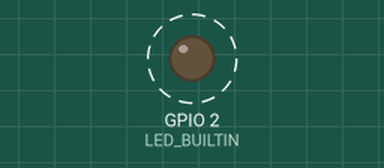
Bench run of a program on a simulated ESP8266 (Wemos D1 mini). Parts: output pins drawn as LEDs (lit = HIGH, except the on-board LED, lit = LOW). Dashed ring = blinking. WiFi joins after 1.5 s; servers stay silent unless stated; what the program prints to the serial monitor is not drawn.

Above: at 2.5 s.
Timing chart, 0 to 6.6 s (numbered marks = the images above):
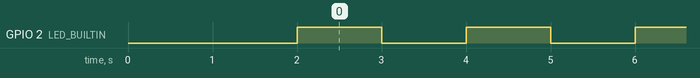

The program:

main.cpp
```cpp
#define DEBUG 1  //Print to Serial
#define UPDATE_INTERVAL 60000L  //Log temp in every minute
#define PRINTDEBUG(STR) \
  {  \
    if (DEBUG) Serial.println(STR); \
  }

#include <ESP8266WiFi.h>

const char* ssid     = "openwrt";
const char* password = "5QYYjVSL";

#include "Arduino.h"

// Function to connect WiFi
void connectWifi(const char* ssid, const char* password) {
  int WiFiCounter = 0;
  // We start by connecting to a WiFi network
  PRINTDEBUG("Connecting to ");
  PRINTDEBUG(ssid);
  WiFi.disconnect();
  WiFi.mode(WIFI_STA);
  WiFi.begin(ssid, password);
  while (WiFi.status() != WL_CONNECTED && WiFiCounter < 30) {
    delay(1000);
    WiFiCounter++;
    PRINTDEBUG(".");
  }

  PRINTDEBUG("");
  PRINTDEBUG("WiFi connected");
  PRINTDEBUG("IP address: ");
  PRINTDEBUG(WiFi.localIP());
}


void setup()
{
  // initialize LED digital pin as an output.
  pinMode(LED_BUILTIN, OUTPUT);
  if (DEBUG) Serial.begin(115200);  //Start Serial
  connectWifi(ssid, password); // Start WiFi
}

void loop()
{
  // turn the LED on (HIGH is the voltage level)
  digitalWrite(LED_BUILTIN, HIGH);

  // wait for a second
  delay(1000);

  // turn the LED off by making the voltage LOW
  digitalWrite(LED_BUILTIN, LOW);

   // wait for a second
  delay(1000);
  PRINTDEBUG(WiFi.localIP());
}
```

Measured:
- by itself, GPIO 2 (LED_BUILTIN): alternates HIGH for 1.0 s and LOW for 1.0 s
